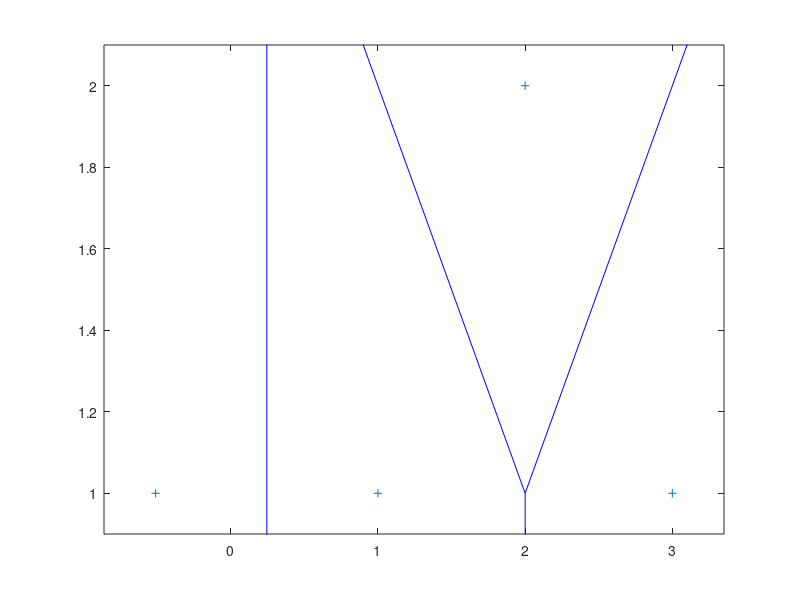

MATLAB code to generate this figure: (Note: this script raises an error after producing the figure.)
clc; clear;
%% INPUT 示例点集边界
P = [ 0.5    0;
      0      0.5;
     -0.5   -0.5;
     -0.2   -0.1;
     -0.1    0.1;
      0.1   -0.1;
      0.1    0.1 ];
P = [ 3-0.2    -1.8;
      0      0.5;
     3-0.1   -1.8;
     3-0.1   -1.6;
     3-0.1    -1.7;
      3-0.2   -1.7;
      3-0.2    -1.6 ];
P = [1, 1; 2, 1; 3, 1; 2, 2];
% P = [0.500000000000000,0;0.0774601159010643,0.563135275354924;-0.445563486626429,-0.583870928091105;-0.101005050633883,-0.0858578643762691;-0.00136060761678562,0.0835601012694643;0.139971828289870,-0.191584100520549;0.178176130281010,0.162237088117667]
% P = [0.500000000000000,0;
%     0.405462267180715,0.434073411416459;
%     0.0224093910278814,-0.294904864720432;
%     0.443467170879759,-0.00807611844574879;
%     0.489206128922219,-0.0432829409898653;
%     0.597518786643932,-0.380845905278252;
%     0.674565231495186,0.234013816643841];
X_MAX = 10; X_MIN = -10;
Y_MAX = 10; Y_MIN = -10;

fov_rel = [-5, 5, -5, 5];

idx = 2 % evador 在P中的下标

sample_t = 0.01;
sample_f = 1 / sample_t;
T = 1;  % 计时

% e_path = generateCircle([(X_MIN + X_MAX) / 2, (Y_MAX + Y_MIN) / 2], 2, sample_t); % 让e走逆时针的圆
% e_path = ones(1000, 2); % 让e停在1，1这个位置
a = linspace(1, -100, 100*(sample_f+100));b = linspace(1, 1, 100*(sample_f+100));e_path = [a; b]; e_path = e_path'; % 让e以较慢的速度从(1，1)向左
e_step = 300;
P(idx, :) = e_path(e_step, :);

e_A = [];   % evador细胞面积

try
        voronoi(P(:, 1), P(:, 2));
    catch
        warning('Problem using delaunayTriangulation function. Points may lie on a line, Add a value of random');
        P_ = P + randi(size(P));
        voronoi(P_(:, 1), P_(:, 2));
end


%% run algorithm
while ~captured(P, idx)
    e = P(idx, :);
    e_vel = e_path(T+e_step, :) - e_path(T-1+e_step, :);
    fov = [fov_rel(1:2) + e(1), fov_rel(3:4) + e(2)];
    x_min_rel = fov_rel(1) + e(1); x_max_rel = fov_rel(2) + e(1); y_min_rel = fov_rel(3) + e(2); y_max_rel = fov_rel(4) + e(2);
    [miu_star, vncomb] = voronoiShrink(P, idx, x_max_rel, x_min_rel, y_max_rel, y_min_rel, e_vel);
    
    % show result
    hold on;
    
    axis(fov);
    plot_voronoi(vncomb, P, x_max_rel, x_min_rel, y_max_rel, y_min_rel);
    
    for i = 1:size(P, 1)
        % 在点坐标右上方偏移(0.1,0.1)处添加序号
        text(P(i,1)+0.05, P(i,2)+0.05, num2str(i), ...
            'FontSize', 8, ...
            'Color', 'red', ...
            'BackgroundColor', 'white', ...
            'HorizontalAlignment', 'left');
    end
    
    for i = 1 : size(vncomb, 2)
        if vncomb(i).neibor == 1
            x0 = vncomb(i).node(1); y0 = vncomb(i).node(2);
            nh = vncomb(i).nh .*0.1;
            nv = vncomb(i).nv.*0.1;
            u = vncomb(i).miustar.*0.1;
            quiver(x0, y0, nh(1), nh(2), 'LineWidth', 1, 'Color', 'r', 'MaxHeadSize', 0.1);
            quiver(x0, y0, nv(1), nv(2), 'LineWidth', 1, 'Color', 'r', 'MaxHeadSize', 0.1);
            quiver(x0, y0, u(1), u(2), 'LineWidth', 1, 'Color', 'b', 'MaxHeadSize', 0.1);
        end
    end
    hold off;
    
%     vertexs = [];
%     for i = 1 : size(vncomb, 2)
%         vertexs = [vertexs; vncomb(i).v1; vncomb(i).v2];
%     end
%     vertexs = unique(vertexs, 'rows');
%     e_A  = [e_A, polygonArea(vertexs)];
    
    drawnow;
    clf;
    % 执行一步控制
    for i = 1 : size(P, 1)
        if i ~= idx
            P(i, :) = P(i, :) + sample_t * miu_star{i};
        else
            e_step = e_step + 1;
            e_step = mod(e_step, size(e_path, 1));
            P(i, :) = e_path(e_step, :);
        end
    end
    T = T + 1;
end

% figure(2);
% plot(linspace(1, T), e_A);

%% Algorithm start
function [miu_star, vncomb] = voronoiShrink(P, idx, X_MAX, X_MIN, Y_MAX, Y_MIN, e_vel)
    % P : 所有无人机的位置 
    % idx : evador在P的下标 XYMAXMIN是环境边界
    % 输出最优控制u, 绘图需要vncomb 

    try
        dt = delaunayTriangulation(P);
    catch
        warning('Problem using delaunayTriangulation function. Points may lie on a line, Adding a value of random');
        P = P + randi(size(P));
        dt = delaunayTriangulation(P);
    end
    [V,r] = voronoiDiagram(dt);



    r{idx};
    % 控制顶点
    adjacentver = V(r{idx},:);
    % 获取所有三角形的邻接点
    adjacentIndices = [];
    for i = 1:size(dt.ConnectivityList, 1)
        % 检查每个三角形，看看第一个点是否在这个三角形的顶点中
        triangle = dt.ConnectivityList(i, :);

        if any(triangle == idx)  % 如果第一个点在三角形中
            % 找出三角形中与第一个点相邻的其他点
            adjacentIndices = [adjacentIndices, triangle(triangle ~= idx)];
        end
    end

    % 删除重复的下标
    adjacentIndices = unique(adjacentIndices)


    %% 对应点和边
    adjv_raw = adjacentver;
    adji = adjacentIndices;
    adjv = [];
    for i = 1 : size(adjv_raw, 1)
        b = any(ismember([inf,-inf], adjv_raw(i, :)));
        if ~b
            adjv = [adjv; adjv_raw(i, :)];
        end
    end

    %% 匹配和计算所有点和nv nh l L
    vncomb(1).neibor = 0;% 这个pursuer在范围边界内是否真相邻
    vncomb(1).v1 = [];  % cell边的第一个顶点
    vncomb(1).v2 = [];  % cell边的第二个顶点
    vncomb(1).i = 0;    % P中下标
    vncomb(1).k = 0;    % cell边斜率
    vncomb(1).node = [];% Pi
    vncomb(1).nh = [];  % nh
    vncomb(1).nv = [];  % nv
    vncomb(1).l = 0;    % l
    vncomb(1).L = 0;    % L
    vncomb(1).miustar = []; % 最优控制
    vncomb(1).epsilon = []; % e-p向量
    vncomb(1).epsilon_len = 0;  % 向量长度

    for i = 1 : size(adji, 2)
        vncomb(i).i = adji(i);
        vncomb(i).node = P(adji(i), :);
        Q1 = P(idx, :); Q2 = P(adji(i), :);
        vncomb(i).epsilon = Q1 - Q2;
        vncomb(i).epsilon_len = sqrt( sum(vncomb(i).epsilon.^2) );
        [ck, k] = findMidPerpendicularPoints(Q1, Q2, adjv);
        ck = adjv(ck, :);
        if (size(ck, 1) == 2)
            vncomb(i).v1 = ck(1, :);
            vncomb(i).v2 = ck(2, :);
            vncomb(i).neibor = 1;
        elseif (size(ck, 1) == 1)
            vncomb(i).v1 = ck(1, :);
            % 这里就应该给出至多两个无限长边与矩形范围相交的点了---------------------------------------
            % 如果这个v1已经在范围外了(正常情况，因为两细胞的交点可能因为斜率超出范围边界很远)就认为他俩不相邻
            % 不相邻就给neobor标false然后剩下的计算不用在做了
            % vncomb(i).v2 = [inf, inf];
            if (vncomb(i).v1(1) < X_MAX) && (vncomb(i).v1(1) > X_MIN) && (vncomb(i).v1(2) < Y_MAX) && (vncomb(i).v1(2) > Y_MIN)
                vncomb(i).neibor = 1;
                vncomb(i).v2 = findInfVertex(Q1, Q2, vncomb(i).v1, k, P(adji, :), X_MAX, X_MIN, Y_MAX, Y_MIN);
            end
            
        else
            error("more than two online vertex found, expected <=2 ");
        end
        
        if vncomb(i).neibor == 1
            vncomb(i).k = k;
            mid = (Q1 + Q2) / 2;
            [vncomb(i).nh, vncomb(i).nv, vncomb(i).l, vncomb(i).L] = ...
                findhvlL(mid, P(idx, :), P(adji(i), :), vncomb(i).epsilon, vncomb(i).v1, vncomb(i).v2, vncomb(i).k);
            alphah = - vncomb(i).L / 2;
            alphav = (vncomb(i).l.^2 - (vncomb(i).l - vncomb(i).L).^2) / vncomb(i).epsilon_len / 2;
            vncomb(i).miustar = -(alphah ./ sqrt(alphah.^2 + alphav.^2) .* vncomb(i).nh +...
                alphav / sqrt(alphah.^2 + alphav.^2) .* vncomb(i).nv);
        end
        
    end

    % 邻接的pursuier就用miustar， 其他的简单朝向evador飞行
    miu_star = cell(size(P, 1), 1);
    for i = 1 : size(vncomb, 2)
        miu = vncomb(i).miustar + e_vel;
        miu = miu / sqrt(sum(miu.^2));
%         miu_star{vncomb(i).i} = vncomb(i).miustar;
        miu_star{vncomb(i).i} = miu;
    end
    for i = 1 : size(miu_star, 1)
        if idx ~= i && isempty(miu_star{i}) % 没有邻接的就直飞 / 根据1v1的策略飞
%             dir = P(idx, :) - P(i, :);
%             dir = dir / sqrt(sum(dir.^2));
%             miu_star{i} = dir;
            [miu_star{i}, ~, ~] = voronoiShrink_1v1([P(idx, :); P(i, :)], 1, X_MAX, X_MIN, Y_MAX, Y_MIN, e_vel);
        end
    end
    
end

%% 1v1 edition voronoi_shrink function
function [ustar_p, ustar_e, vertex] = voronoiShrink_1v1(P, idx, X_MAX, X_MIN, Y_MAX, Y_MIN, e_vel)
    % 输入 P 只包含逃避和追逐无人机， idx 为逃避无人机在P的下标， xymm是地图边界
    Q1 = P(idx, :);
    Q2 = P(3-idx, :);
    M = (Q1 + Q2) / 2;
    
    dx = Q1(1) - Q2(1); dy = Q1(2) - Q2(2);
    k_ = dy / dx;
    k = - 1 / k_;
    k_boo = k;
    if isinf(k_boo)
        k_boo = 1e9;
    elseif k_boo == 0
        k_boo = 1e-4;
    end

    if k_boo > 0
        dirx1 = 1; diry1 = 1;
        dirx2 = -1; diry2 = -1;
    else
        dirx1 = 1; diry1 = -1;
        dirx2 = -1; diry2 = 1;
    end

    x0 = M(1); y0 = M(2);

    vertex =[
        findRayIntersection(x0, y0, k, X_MIN, X_MAX, Y_MIN, Y_MAX, dirx1, diry1);
        findRayIntersection(x0, y0, k, X_MIN, X_MAX, Y_MIN, Y_MAX, dirx2, diry2)];

    l = 0;
    l1 = lineardis(M, vertex(1, :));
    l2 = lineardis(M, vertex(2, :));
    L = lineardis(vertex(1, :), vertex(2, :));
    cosi = Q1 - Q2;
    cosi_len = sqrt(sum(cosi.^2));
    nh = cosi / cosi_len;
    nv = getOrthogonalUnitVector(nh);

    if dot((vertex(1, :) - M), nv) > 0
        l = l2;
    else
        l = l1;
    end

    ah = - L / 2;
    av = (l^2 - (L - l)^2) / cosi_len / 2;
    ahv = sqrt(ah^2 + av^2);

    ustar_p = -( ah / ahv .* nh + av / ahv .* nv );
    ustar_p = ustar_p + e_vel;
    ustar_p = ustar_p / sqrt(sum(ustar_p.^2));
    ustar_e = ( ah / ahv .* nh - av / ahv .* nv );
end

%% uitils
function [result, k] = findMidPerpendicularPoints(Q1, Q2, points, epsilon)
    % 输入：Q1, Q2为线段端点，points为待检测点集，epsilon为容差（默认1e-6）
    % 输出：逻辑索引，标记符合条件的点 
    
    if nargin < 4 
        epsilon = 1e-6;
    end 
    
    % 计算中垂线参数 
    dx = Q2(1) - Q1(1);
    dy = Q2(2) - Q1(2);
    k = - 1 / (dy / dx);
    M = (Q1 + Q2) / 2;
    
    % 避免线段退化为点 
    if dx == 0 && dy == 0 
        error('线段端点重合，无法定义中垂线');
    end 
    
    % 计算方程误差 
    lhs = dx * points(:,1) + dy * points(:,2);
    rhs = dx * M(1) + dy * M(2);
    errors = abs(lhs - rhs);
    
    % 返回符合条件的逻辑索引 
    result = errors < epsilon;
end 

function dis = lineardis(Q1, Q2)
    if size(Q1, 1) ~= 1 || size(Q2, 1) ~= 1
        error(" error vertex input, wrong number of nodes recieved expected 2");
    end
    dis = sqrt( sum((Q1 - Q2) .^ 2) );
end

function norm = linearnorm(v)
    norm = v / sqrt(sum(v.^2));
end

function isOnSegment = isPointOnSegment(Q1, Q2, P, tol)
    % 输入：Q1, Q2为线段端点，P为待测点，tol为容差（默认1e-10）
    % 输出：逻辑值，true表示P在线段Q1Q2上 
    
    if nargin < 4 
        tol = 1e-10;
    end 
    
    % 检查线段是否退化为点 
    if norm(Q2 - Q1) < tol 
        isOnSegment = (norm(P - Q1) < tol);
        return;
    end 
    
    % 共线性检验（叉积）
    crossProduct = (P(1) - Q1(1)) * (Q2(2) - Q1(2)) - (P(2) - Q1(2)) * (Q2(1) - Q1(1));
    isColinear = abs(crossProduct) < tol;
    
    % 坐标范围检验 
    withinX = (P(1) > min(Q1(1), Q2(1))) && (P(1) < max(Q1(1), Q2(1)));
    withinY = (P(2) > min(Q1(2), Q2(2))) && (P(2) < max(Q1(2), Q2(2)));
    
    isOnSegment = isColinear && withinX && withinY;
end 

% deprecated function
function position = checkPointPosition(points, testPoint)
    % points: 一个 n x 2 的矩阵，其中每一行是一个点的 (x, y) 坐标
    % testPoint: 一个 1 x 2 向量，表示待检测的点 (x, y)
    % 返回值 position: 一个字符串，表示 testPoint 的位置（'left', 'right', 'top', 'bottom', 'other'）

    % 获取点集的最小和最大 x, y 坐标
    minX = min(points(:,1));
    maxX = max(points(:,1));
    minY = min(points(:,2));
    maxY = max(points(:,2));

    % 判断 testPoint 是否在最左端、最右端、最上端或最下端
    if testPoint(1) == minX && testPoint(2) == minY
        position = [1, 0, 0, 1];   % 左下
    elseif testPoint(1) == minX && testPoint(2) == maxY
        position = [1, 0, 1, 0];      % 左上
    elseif testPoint(1) == maxX && testPoint(2) == minY
        position = [0, 1, 0, 1];  % 右下
    elseif testPoint(1) == maxX && testPoint(2) == maxY
        position = [0, 1, 1, 0];     % 右上
    else
        position = 'other';  % 如果不在四个端点上
        error(" error position ");
    end
end



function [nh, nv, l, L] = findhvlL(mid, e, p, epsilon, v1, v2, k)
    % mid: evador 和 pursuieri的中点， adjv:evador所有的细胞顶点，epsilon:evador 和 Pi的向量, i:P_i
    % v1, v2:Pi对应的细胞边的顶点， k:边的斜率
    l1 = lineardis(mid, v1);
    l2 = lineardis(mid, v2);
    L = lineardis(v1, v2);
    epsilon_len = sqrt( sum(epsilon(1)^2 + epsilon(2)^2) );
    nh = epsilon / epsilon_len;
    if isPointOnSegment(v1, v2, mid, 1e-3)
        nv = getOrthogonalUnitVector(nh);
%         if all(mid == v1) || all(mid == v2)
%             l
%         else
        if dot(nv, (v1 - mid)) > 0
            l = l2;
        elseif dot(nv, (v2 - mid)) > 0
            l = l1;
        end
%         end
    else    % mid不在L上，nv必须指向(v1 or v2 - mid)的相反方向 使得l存在 且l > L
        nv = getOrthogonalUnitVector(nh);   
        if dot(nv, (v1 - mid)) > 0 || dot(nv, (v2 - mid)) > 0
            nv = -nv;
        end
        l = max(l1, l2);
    end
end

function v2 = findInfVertex(e, p, v1, k, Pe, X_MAX, X_MIN, Y_MAX, Y_MIN)
    % 暂时
    % 出现开放细胞的情况是 adjv半包围 evador
    %  然后分情况讨论开放的边，最多就两条
    % 已知当前的点是开放细胞的一个开放点Pi，随机取adji里的任意一个不是这个开放点的点一定在evador和Pi直线的一侧，
    % (不然就相交而不是开放点了) 从 curvertex取另一侧作为射线找到与边界的交点作为Pi的v2
    % e是evador p是pursuer， v1是射线起点， k是射线斜率， Pe是所有的邻接细胞的节点
    dx = p(1) - e(1);
    dy = p(2) - e(2);
    k_ = dy / dx;
    b = p(2) - k_ * p(1);
    if isinf(k_)    % 防止inf出现NAN
        k_ = 1e9;
    elseif k_ == 0
        k_ = 1e-3;
    end
%     lhs = dx * p(1) + dy * p(2);
    other_node = [];
    for i = 1 : size(Pe, 1)
        if Pe(i, 1) ~= p(1) || Pe(i, 2) ~= p(2)
            other_node = Pe(i, :);
            break;
        end
    end
    if isempty(other_node)
        error("no other node found");
    end
%     rhs = dx * other_node(1) + dy * other_node(2);
    lhs = b + k_ * other_node(1);
    rhs = other_node(2);
    df = rhs - lhs;
    dirx = 0; diry = 0;
    if df > 0 && k_ > 0
        dirx = 1; diry = -1;
    elseif (df < 0 && k_ < 0)
        dirx = 1; diry = 1;
    elseif (df < 0 && k_ > 0)
        dirx = -1; diry = 1;
    elseif (df > 0 && k_ < 0)
        dirx = -1; diry = -1;
    end
    
    v2 = findRayIntersection(v1(1), v1(2), k, X_MIN, X_MAX, Y_MIN, Y_MAX, dirx, diry);
    
end


function intersectionPoints = findRayIntersection(x0, y0, slope, XMIN, XMAX, YMIN, YMAX, dirX, dirY)
    % x0, y0: 射线起点
    % slope: 斜率
    % XMIN, XMAX, YMIN, YMAX: 矩形的边界
    % direction: 射线的x轴方向，±1 表示
    % 返回值 intersectionPoints: 包含射线与矩形的交点

    % 射线方程： y = m * (x - x0) + y0 或 y = m * x + b
    b = y0 - slope * x0;  % 截距
    
    intersectionPoints = []; % 初始化交点
    
    if isinf(slope)
        if dirY == -1
            intersectionPoints = [intersectionPoints; x0, YMIN]; 
        elseif dirY == 1
            intersectionPoints = [intersectionPoints; x0, YMAX]; 
        else 
            error("error empty intersectionPoints");
        end
        return ;
    elseif slope == 0
        if dirX == -1
            intersectionPoints = [intersectionPoints; XMIN, y0];
        elseif dirX == 1
            intersectionPoints = [intersectionPoints; XMAX, y0;];
        else 
            error("error, empty intersectionPoints");
        end
        return ;
    end
    
    % 1. 计算射线与矩形的四个边的交点
    % 计算与左边界 X = XMIN 的交点
    yLeft = slope * XMIN + b;
    if yLeft >= YMIN && yLeft <= YMAX
        intersectionPoints = [intersectionPoints; XMIN, yLeft];
    end

    % 计算与右边界 X = XMAX 的交点
    yRight = slope * XMAX + b;
    if yRight >= YMIN && yRight <= YMAX
        intersectionPoints = [intersectionPoints; XMAX, yRight];
    end

    % 计算与下边界 Y = YMIN 的交点
    xBottom = (YMIN - b) / slope;
    if xBottom >= XMIN && xBottom <= XMAX
        intersectionPoints = [intersectionPoints; xBottom, YMIN];
    end

    % 计算与上边界 Y = YMAX 的交点
    xTop = (YMAX - b) / slope;
    if xTop >= XMIN && xTop <= XMAX
        intersectionPoints = [intersectionPoints; xTop, YMAX];
    end
   
    
    
    
    % 2. 根据射线的方向，筛选合适的交点
    if dirX == 1  % 射线沿正 x 方向
        % 筛选 x > x0 的交点
        intersectionPoints = intersectionPoints(intersectionPoints(:, 1) > x0, :);
    elseif dirX == -1  % 射线沿负 x 方向
        % 筛选 x < x0 的交点
        intersectionPoints = intersectionPoints(intersectionPoints(:, 1) < x0, :);
    end
    
    if dirY == 1
        intersectionPoints = intersectionPoints(intersectionPoints(:, 2) > y0, :);
    elseif dirY == -1
        intersectionPoints = intersectionPoints(intersectionPoints(:, 2) < y0, :);
    end
    
%     % 如果有多个交点，返回最小的一个交点 
%     if ~isempty(intersectionPoints)
%         % 按 x 坐标排序，取最小的那个交点
%         intersectionPoints = min(intersectionPoints, [], 1);
%     end
    intersectionPoints = unique(intersectionPoints, 'rows');  % 处理正好交在边界范围的顶角上
end


function orthogonalVector = getOrthogonalUnitVector(v)
    % v: 输入单位向量 (vx, vy)
    % 返回值 orthogonalVector: 与 v 正交的单位向量
    
    % 假设 v 已经是单位向量
    % 正交单位向量为 (-vy, vx)
    orthogonalVector = [-v(2), v(1)];
end

function plot_voronoi(vncomb, P, XMAX, XMIN, YMAX, YMIN)
    line([XMAX, XMAX], [YMAX, YMIN], 'Color', 'green', 'LineWidth', 1);
    line([XMIN, XMIN], [YMAX, YMIN], 'Color', 'green', 'LineWidth', 1);
    line([XMAX, XMIN], [YMAX, YMAX], 'Color', 'green', 'LineWidth', 1);
    line([XMAX, XMIN], [YMIN, YMIN], 'Color', 'green', 'LineWidth', 1);
    voronoi(P(:, 1), P(:, 2));
    scatter(P(:, 1), P(:, 2));
    for i = 1 : size(vncomb, 2)
        if vncomb(i).neibor == 1
            scatter(vncomb(i).node(1), vncomb(i).node(2));
            line([vncomb(i).v1(1), vncomb(i).v2(1)],[vncomb(i).v1(2), vncomb(i).v2(2)],'Color','red');
        end
    end
end

function over = captured(P, idx)
    over = false;
    for i = 1 : size(P, 1)
        if lineardis(P(i, :), P(idx, :)) < 0.1 && i ~= idx
            over = true;
        end
    end
end

function points = generateCircle(center, radius, sample_t)
    % center: 圆心坐标 [x, y]
    % radius: 圆的半径
    % sample_t: 离散点之间的最大距离
    % 返回值 points: 圆上离散点的坐标

    % 圆心坐标
    x0 = center(1);
    y0 = center(2);
    
    % 计算圆的周长
    circumference = 2 * pi * radius;
    
    % 计算点的数量，保证每个点之间的距离不超过 sample_t
    num_points = ceil(circumference / sample_t);
    
    % 角度增量
    theta_increment = 2 * pi / num_points;
    
    % 初始化存储圆上点的矩阵
    points = zeros(num_points, 2);
    
    % 生成圆上的离散点
    for i = 1:num_points
        theta = (i - 1) * theta_increment;  % 当前点的角度
        x = x0 + radius * cos(theta);       % 计算 x 坐标
        y = y0 + radius * sin(theta);       % 计算 y 坐标
        points(i, :) = [x, y];
    end
end

% deprecated function
function area = polygonArea(vertices)
    % vertices: 输入一个 N x 2 矩阵，表示多边形的顶点坐标
    
    % 将顶点按逆时针顺序排列（使用凸包算法）
    % 计算凸包的顶点顺序
    k = convhull(vertices(:, 1), vertices(:, 2));  % k 是凸包顶点的顺序
    sortedVertices = vertices(k, :);  % 排序后的顶点
    
    % 计算凸多边形的面积（应用格林公式）
    n = size(sortedVertices, 1);  % 顶点数
    area = 0;
    
    for i = 1:n
        j = mod(i, n) + 1;  % 循环连接最后一个点到第一个点
        area = area + (sortedVertices(i, 1) * sortedVertices(j, 2) - sortedVertices(j, 1) * sortedVertices(i, 2));
    end
    
    area = abs(area) / 2;  % 取绝对值并除以 2
end





